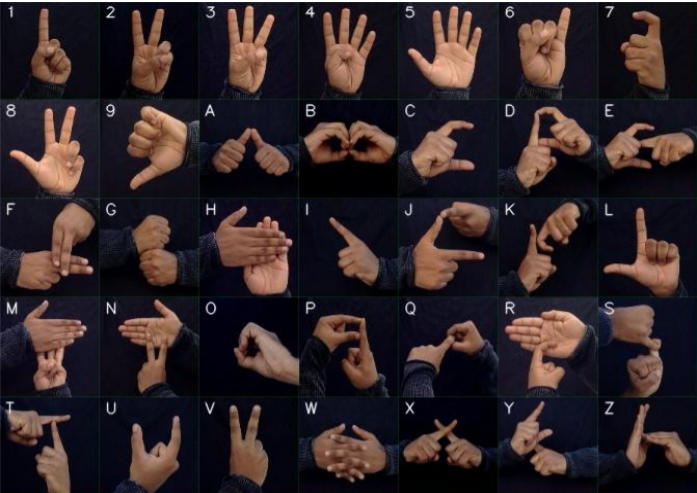
#> input picture ISL_Alphabet.png, 697 x 493 px, given in place of the camera
$ jupyter execute --allow-errors Camera_Interface.ipynb
#> lines starting #> are read from the running program, lines starting #| are printed output that depends on the picture; after the words box and inside, x2 and y2 are one past the last pixel; in counts of white or black regions, pixels touching at a corner belong together
[cell 1]
from time import time
import cv2
import numpy as np
from keras.models import load_model

# Load the trained model
#> (the rest of this cell did not finish here and is left out)

[cell 2]
def prediction(pred):
    """
    Converts predicted class to corresponding character.
    """
    # Adjust ASCII mapping for predicted class
    if pred < 10:
        return chr(pred + 48)  # 0-9 for numbers
    else:
        return chr(pred + 65 - 10)  # A-Z for letters

[cell 3]
def keras_predict(model, image):
    """
    Predict the class of the input image using the loaded model.
    """
    # Normalize image data and expand dimensions for batch
    pred_probab = model.predict(image)[0]
    pred_class = np.argmax(pred_probab)
    return max(pred_probab), pred_class

[cell 4]
def preprocess_image(img):
    """
    Preprocess the image for the model.
    """
    # Resize to model input size (64x64)
    img = cv2.resize(img, (64, 64), interpolation=cv2.INTER_AREA)

    # Convert to RGB if needed
    if len(img.shape) == 2:  # Grayscale check
        img = cv2.cvtColor(img, cv2.COLOR_GRAY2RGB)

    # Normalize and expand dimensions
    img = img / 255.0  # Normalize pixel values to [0, 1]
    img = np.expand_dims(img, axis=0)  # Add batch dimension
    return img

[cell 5]
def crop_image(image, x, y, width, height):
    """
    Crop the region of interest (ROI) from the image.
    """
    return image[y:y + height, x:x + width]

[cell 6]
def main():
    cam_capture = cv2.VideoCapture(0)  # Start video capture

    while True:
        ret, image_frame = cam_capture.read()
#> image_frame is the input picture: shape (493, 697, 3); mean B, G, R 39.9, 36.9, 48
        if not ret:
            print("Failed to grab frame.")
            break

        # Crop the region of interest
        roi = crop_image(image_frame, 150, 150, 250, 250)
#> in crop_image, `return image[y:y + height, x:x + width]`:
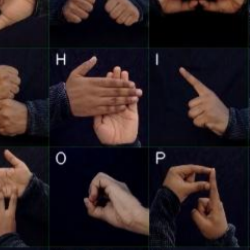
#> returned value: shape (250, 250, 3); mean of channels 0, 1, 2 33.5, 30.7, 41.6; drawn as B, G, R

        # Preprocess for skin detection
        hsv_image = cv2.cvtColor(roi, cv2.COLOR_BGR2HSV)
#> hsv_image: shape (250, 250, 3); mean H, S, V 86.6, 150.9, 48.5
        lower_boundary = np.array([0, 40, 30], dtype="uint8")
        upper_boundary = np.array([43, 255, 254], dtype="uint8")
        skin_mask = cv2.inRange(hsv_image, lower_boundary, upper_boundary)
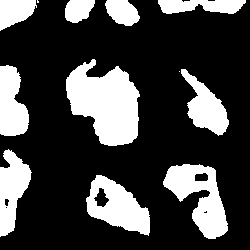
#> skin_mask: shape (250, 250); 26.4% white; 12 white regions (2 under 20 px), largest, box (x1, y1, x2, y2) and area: (66, 59, 140, 146) 4212, (163, 164, 228, 239) 2482, (86, 175, 150, 236) 2153
        skin_mask = cv2.medianBlur(skin_mask, 5)
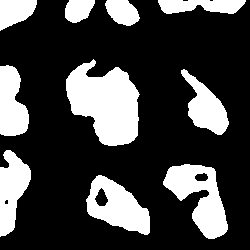
#> skin_mask: shape (250, 250); 26.4% white; 10 white regions, largest, box (x1, y1, x2, y2) and area: (66, 59, 140, 146) 4203, (163, 164, 228, 239) 2487, (86, 175, 150, 235) 2158
        skin = cv2.bitwise_and(roi, roi, mask=skin_mask)
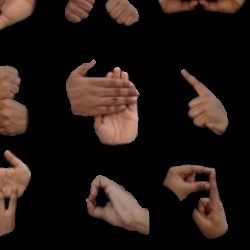
#> skin: shape (250, 250, 3); mean B, G, R 19.3, 23.4, 33.7

        # Convert to grayscale and preprocess for model
        bw_image = cv2.cvtColor(skin, cv2.COLOR_BGR2GRAY)
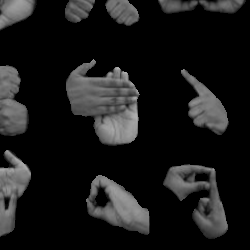
#> bw_image: shape (250, 250); min 0, max 177, mean 26.1
        bw_image = cv2.GaussianBlur(bw_image, (5, 5), 0)

        # Prepare image for prediction
        processed_image = preprocess_image(bw_image)
#> in preprocess_image, `img = cv2.resize(img, (64, 64), interpolation=cv2.INTER_AREA)`:
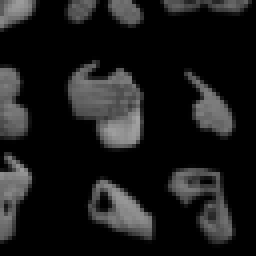
#> img: shape (64, 64) (shown 4 times larger); min 0, max 164, mean 26.1

        # Predict using the model
        pred_probab, pred_class = keras_predict(model, processed_image)
        curr_prediction = prediction(pred_class)

        # Display prediction on the video frame
        cv2.putText(
            image_frame, curr_prediction, (300, 150),
            cv2.FONT_HERSHEY_COMPLEX, 2, (255, 255, 255), 2, cv2.LINE_AA
        )

        # Draw the ROI rectangle
        cv2.rectangle(image_frame, (150, 150), (400, 400), (255, 255, 0), 3)

        # Show the video frames
        cv2.imshow("Frame", image_frame)
        cv2.imshow("Processed ROI", bw_image)

        # Break the loop on 'q' key press
        if cv2.waitKey(1) & 0xFF == ord('q'):
            break

    cam_capture.release()
    cv2.destroyAllWindows()


#> (the rest of this cell did not finish here and is left out)
